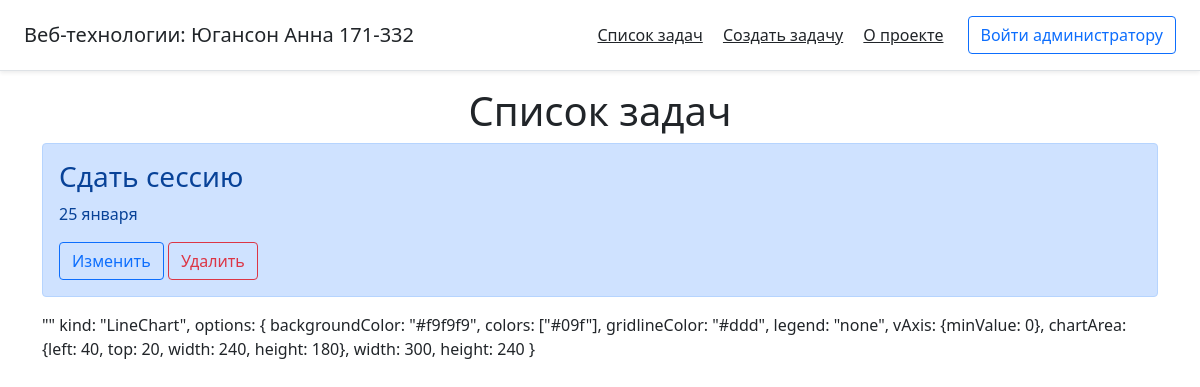
The app's page /, older data.
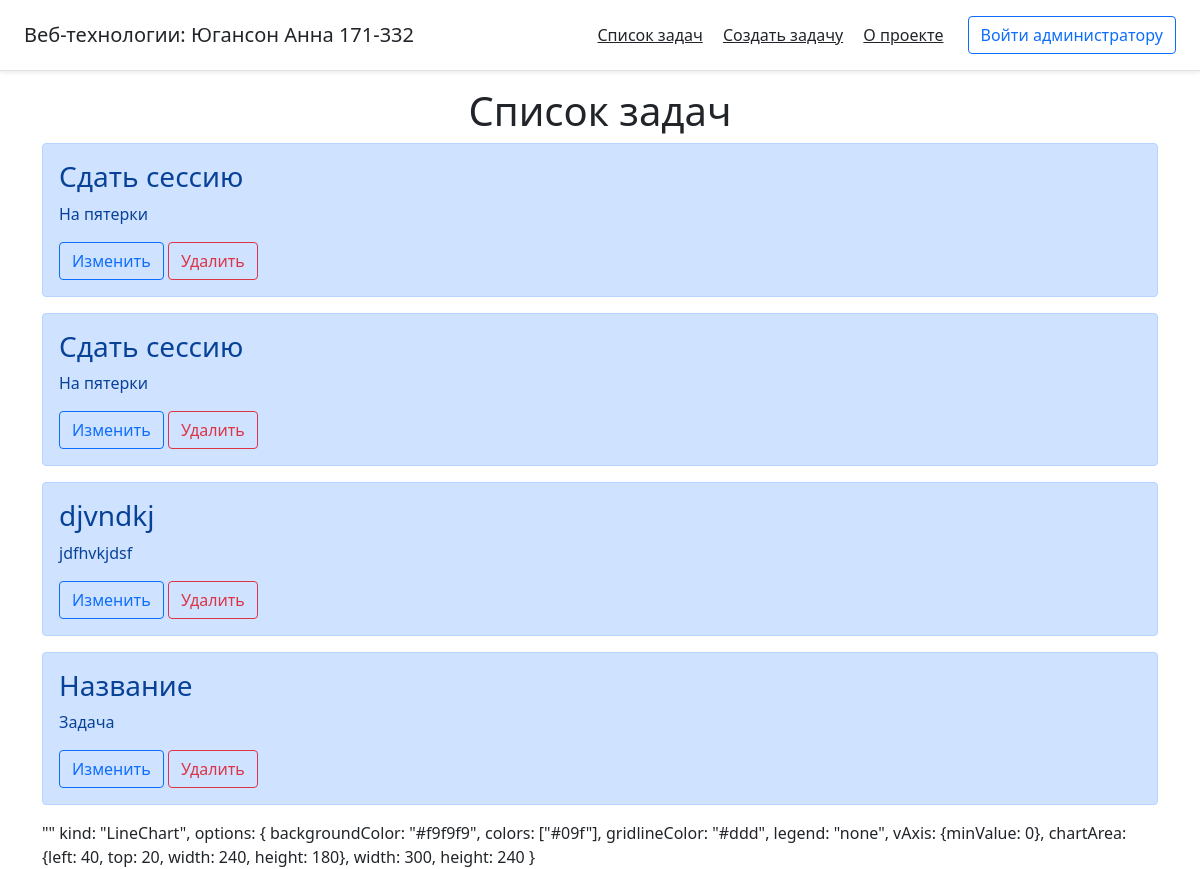
The same page, newer data.
### main/models.py (models this page shows, shortened)
class Task(models.Model):
    title = models.CharField('Название', max_length=50)
    task = models.TextField('Описание')
    date = models.DateTimeField('Дата', default=date.today())
    class Meta:
        verbose_name = 'Задача'
        verbose_name_plural = 'Задачи'

### main/views.py (the view)
# urls.py: path('', views.index, name='home'),
def index(request):
    tasks = Task.objects.all()
    start_date = date(2021, 1, 27)
    end_date = date.today()
    queryset = Task.objects.all()
    qsstats = QuerySetStats(queryset, date_field='date', aggregate=Count('id'))
    values = qsstats.time_series(start_date, end_date, interval='days')
    return render(request, 'main/index.html', {'title': 'Список задач', 'tasks': tasks, 'values': values})

### main/templates/main/index.html (shortened to what this page needs)
{% extends 'main/base.html' %}
{% block content %}
    <h1 class="text-center">Список задач</h1>
    {% if tasks %}
        {% for el in tasks %}
            <div class="alert alert-primary mt-2">
                <h3>{{ el.title }}</h3>
                <p>{{ el.task }}</p>
                <a class="btn btn-outline-primary" href="edit/{{el.id}}">Изменить</a>
                <a class="btn btn-outline-danger" href="delete/{{el.id}}">Удалить</a>
            </div>
        {% endfor %}
    {% else %}
        <p>Нет записей!</p>
    {% endif %}
{% load googlecharts %}
{% googlecharts %}
	{% data values "count" %}
		{% col "string" "date" %}"{{ val|date:"M j" }}"{% endcol %}
	{% enddata %}
	{% options %}
		kind: "LineChart",
		options: {
			backgroundColor: "#f9f9f9",
			colors: ["#09f"],
			gridlineColor: "#ddd",
			legend: "none",
			vAxis: {minValue: 0},
			chartArea: {left: 40, top: 20, width: 240, height: 180},
			width: 300,
			height: 240
		}
	{% endoptions %}
{% endgooglecharts %}
{% endblock %}

Row changes from the older to the newer data that the page shows:
removed Task: title "Сдать сессию", task "25 января"
added Task: title "Сдать сессию", task "На пятерки"
added Task: title "Сдать сессию", task "На пятерки"
added Task: title "djvndkj", task "jdfhvkjdsf"
added Task: title "Название", task "Задача"
